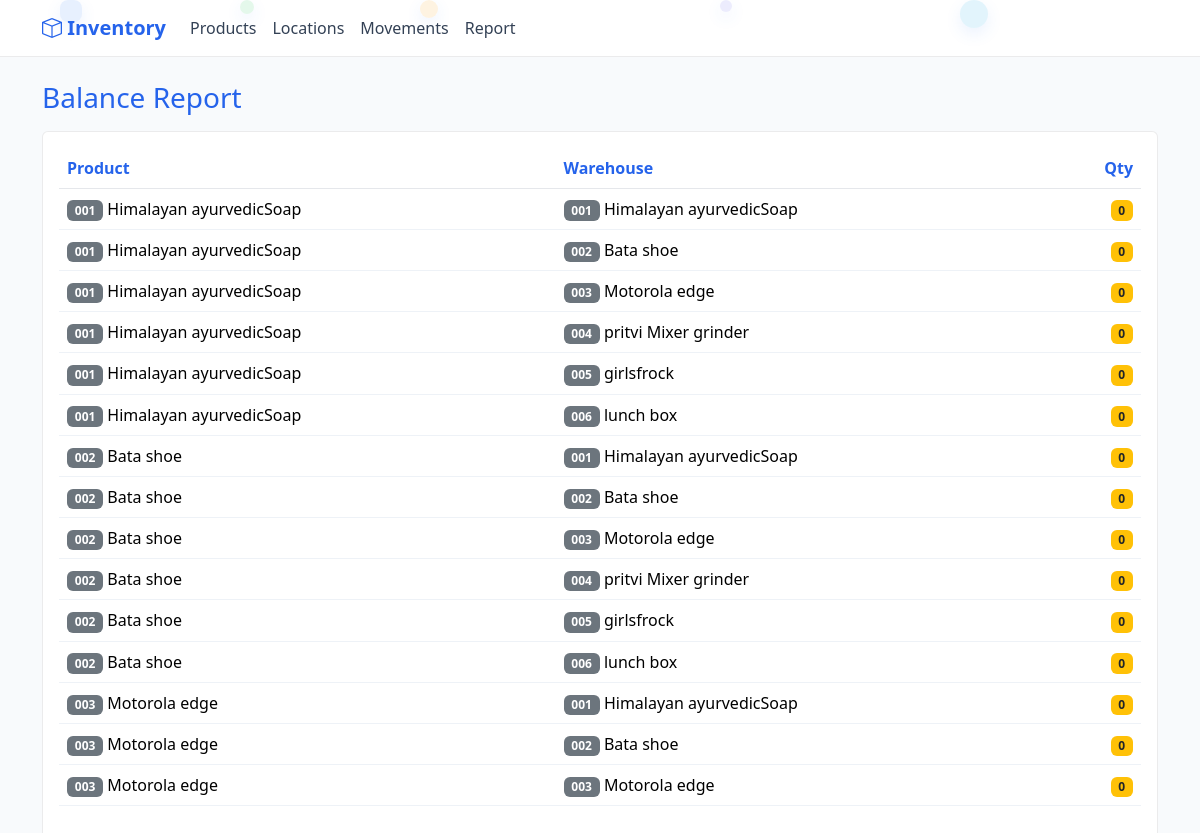
Screenshot of /report with the database file from the repository.
### models.py (models this page shows, shortened)
class Product(db.Model):
    __tablename__ = "product"
    product_id = db.Column(db.String, primary_key=True)  # text/varchar as requested
    name = db.Column(db.String, nullable=False)
    description = db.Column(db.String, nullable=True)
    image_url = db.Column(db.String, nullable=True)

class Location(db.Model):
    __tablename__ = "location"
    location_id = db.Column(db.String, primary_key=True)
    name = db.Column(db.String, nullable=False)
    address = db.Column(db.String, nullable=True)

### app.py (the view)
    @app.route('/report')
    def report():
        products = Product.query.order_by(Product.product_id).all()
        locations = Location.query.order_by(Location.location_id).all()
        balances = {}
        for p in products:
            for loc in locations:
                balances[(p.product_id, loc.location_id)] = 0
        all_moves = ProductMovement.query.order_by(ProductMovement.timestamp).all()
        for m in all_moves:
            pid = m.product_id
            if m.to_location:
                balances[(pid, m.to_location)] = balances.get((pid, m.to_location), 0) + m.qty
            if m.from_location:
                balances[(pid, m.from_location)] = balances.get((pid, m.from_location), 0) - m.qty
        rows = []
        for (pid, lid), qty in balances.items():
            rows.append({
                'product_id': pid,
                'product_name': next((p.name for p in products if p.product_id == pid), ""),
                'location_id': lid,
                'location_name': next((l.name for l in locations if l.location_id == lid), ""),
                'qty': qty
            })
        return render_template('report.html', rows=rows)

### templates/report.html
{% extends "base.html" %}
{% block content %}
  <div class="d-flex justify-content-between align-items-center mb-3 fade-up">
    <h3 class="m-0 wiggle">Balance Report</h3>
  </div>
  <div class="card p-3 fade-up hover-raise">
    <div class="table-responsive">
      <table class="table table-hover align-middle">
        <thead><tr><th>Product</th><th>Warehouse</th><th class="text-end">Qty</th></tr></thead>
        <tbody>
          {% for r in rows %}
            <tr class="fade-up" style="transition-delay: {{ loop.index0 * 30 }}ms;">
              <td><span class="badge bg-secondary">{{ r.product_id }}</span> {{ r.product_name }}</td>
              <td><span class="badge bg-secondary">{{ r.location_id }}</span> {{ r.location_name }}</td>
              <td class="text-end">
                {% set qty = r.qty %}
                {% if qty < 0 %}
                  <span class="badge bg-danger" data-count="{{ qty }}">{{ qty }}</span>
                {% elif qty == 0 %}
                  <span class="badge bg-warning text-dark" data-count="{{ qty }}">{{ qty }}</span>
                {% else %}
                  <span class="badge bg-success" data-count="{{ qty }}">{{ qty }}</span>
                {% endif %}
              </td>
            </tr>
          {% endfor %}
        </tbody>
      </table>
    </div>
  </div>
{% endblock %}

### templates/base.html (style rules this page uses)
body { background: #f8fafc; color:#0f172a; }
.card { background:#ffffff; border:1px solid rgba(2,6,23,.08); }
.table { color:#0f172a; }
.table thead th { color:#0f172a; border-bottom-color:#e5e7eb; }
.table tbody tr { border-color:#eef2f7; }
h1, h2, h3, h4, h5, h6 { color:#2563eb; }
.table thead th { color:#2563eb; }
.fade-up { opacity:0; transform: translateY(12px); transition: opacity .6s ease, transform .6s ease; }
.fade-up.show { opacity:1; transform: none; }
.card.fade-up { transition-duration: .7s; }
.hover-raise { transition: transform .2s ease, box-shadow .2s ease; }
.wiggle { display: inline-block; }

### rows the page displays
Product: product_id "001" "001" "001" "001" "001" "001", product_name "Himalayan ayurvedicSoap" "Himalayan ayurvedicSoap" "Himalayan ayurvedicSoap" "Himalayan ayurvedicSoap" "Himalayan ayurvedicSoap" "Himalayan ayurvedicSoap"
Location: location_id "001" "001" "001", location_name "Himalayan ayurvedicSoap" "Himalayan ayurvedicSoap" "Himalayan ayurvedicSoap"
Location: location_id "002" "002" "002", location_name "Bata shoe" "Bata shoe" "Bata shoe"
Location: location_id "003" "003" "003", location_name "Motorola edge" "Motorola edge" "Motorola edge"
Location: location_id "004" "004", location_name "pritvi Mixer grinder" "pritvi Mixer grinder"
Location: location_id "005" "005", location_name "girlsfrock" "girlsfrock"
Location: location_id "006" "006", location_name "lunch box" "lunch box"
Product: product_id "002" "002" "002" "002" "002" "002", product_name "Bata shoe" "Bata shoe" "Bata shoe" "Bata shoe" "Bata shoe" "Bata shoe"
Product: product_id "003" "003" "003", product_name "Motorola edge" "Motorola edge" "Motorola edge"

### other values shown
{{ qty }} "0" "0" "0" "0" "0" "0" "0" "0" "0" "0" "0" "0" "0" "0" "0"
